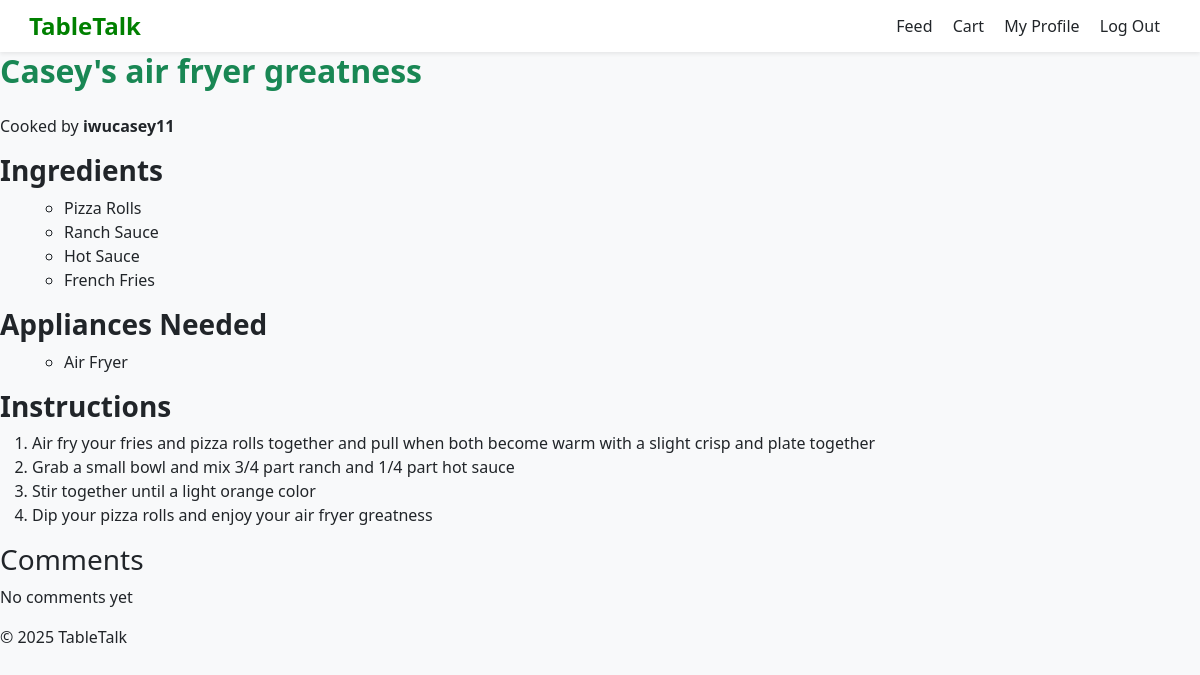
The app's page /view_recipe/10 (signed in) with its own data.
### tables this page shows
CREATE TABLE "posts" (
    id INTEGER PRIMARY KEY AUTOINCREMENT,
    title TEXT NOT NULL,
    category TEXT NOT NULL,
    user_id INTEGER NOT NULL,
    appliance_id INTEGER, username, ingredients, steps, appliances,  -- now optional
    -- include any other columns you had
    FOREIGN KEY (user_id) REFERENCES users(id)
);

### app.py (the view)
@app.route('/view_recipe/<int:recipe_id>', methods=['GET', 'POST'])
def view_recipe(recipe_id):
    db = get_db()
    recipe = db.execute('SELECT * FROM posts WHERE id = ?',
                        (recipe_id,)).fetchone()
    if recipe is None:
        flash("Recipe not found", "error")
        return redirect(url_for('show_feed'))
    ingredients = recipe['ingredients'].split('\n') if recipe['ingredients'] else []
    instructions = recipe['steps'].strip().split('\n') if recipe['steps'] else []
    appliances = recipe['appliances'].split('\n') if recipe['steps'] else []
    comments = []
    return render_template('recipe_card.html', recipe=recipe, ingredients=ingredients, instructions=instructions, appliances=appliances, comments=comments)

### app.py (called while the page is built)
def connect_db():
    rv = sqlite3.connect(app.config['DATABASE'])
    rv.row_factory = sqlite3.Row
    return rv

def get_db():
    if not hasattr(g, 'sqlite_db'):
        g.sqlite_db = connect_db()
    return g.sqlite_db

### templates/recipe_card.html (shortened to what this page needs)
{% extends "layout.html" %}
{% block content %}
<h2 class="mb-4 text-success" style="text-align: left"><strong>{{ recipe.title }}</strong></h2>
<p>Cooked by <strong>{{ recipe.username }}</strong></p>
    <main>
        <article class="recipe-detail">
            <section class="ingredients">
                <h3><strong>Ingredients</strong></h3>
                <ul>
                    {% if ingredients %}
                    <ul>
                        {% for ingredient in ingredients %}
                            <li>{{ ingredient }}</li>
                        {% endfor %}
                    </ul>
                    {% else %}
                        No Ingredients Listed
                    {% endif %}
                </ul>
            </section>
            <section class="appliances">
                <h3><strong>Appliances Needed</strong></h3>
                <ul>
                    {% if appliances %}
                    <ul>
                        {% for appliance in appliances %}
                            <li>{{ appliance }}</li>
                        {% endfor %}
                    </ul>
                    {% else %}
                        No Appliances Listed
                    {% endif %}
                </ul>
            </section>
            <section class="instructions">
                <h3><strong>Instructions</strong></h3>
                <ol>
                    {% for step in instructions %}
                        <li>{{ step }}</li>
                    {% endfor %}
                </ol>
            </section>
            <section class="comments">
                <h3>Comments</h3>
                {% if comments %}
                    <ul>
                        {% for c in comments %}
                            <li>{{ c }}</li>
                        {% endfor %}
                    </ul>
                {% else %}
                    <p>No comments yet</p>
                {% endif %}
            </section>
        </article>
    </main>
    <footer>
        <p>&copy; 2025 TableTalk</p>
    </footer>
{% endblock %}

### templates/layout.html (style rules this page uses)
body { background-color: #f8f9fa; }

### records on screen
posts: title "Casey's air fryer greatness", username "iwucasey11", appliances "Air Fryer"

### other values on screen
{{ ingredient }} "Pizza Rolls" "Ranch Sauce" "Hot Sauce" "French Fries"
{{ step }} "Air fry your fries and pizza rolls together and pull when both become warm with a slight crisp and plate together" "Grab a small bowl and mix 3/4 part ranch and 1/4 part hot sauce" "Stir together until a light orange color" "Dip your pizza rolls and enjoy your air fryer greatness"
